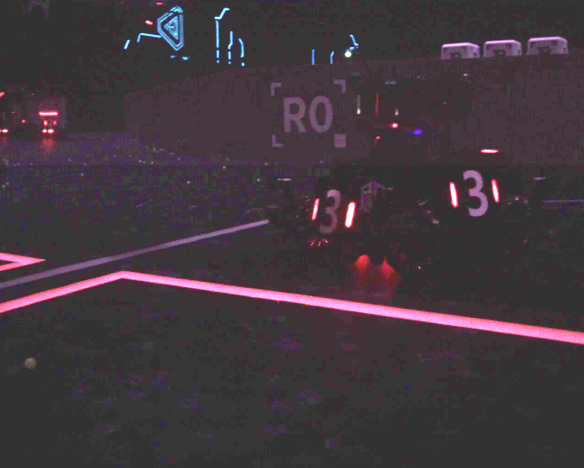
//> input picture 1.png, 584 x 468 px
$ ./main   (built with g++ and OpenCV 4)
//> lines starting //> are read from the running program, lines starting //| are printed output that depends on the picture; after the words box and inside, x2 and y2 are one past the last pixel; in counts of white or black regions, pixels touching at a corner belong together
//> further down, srcImg is the input picture: 468 rows x 584 cols, CV_8UC3; mean B, G, R 62, 55.2, 66
### include/numeric_rm.h
/* *********************************************************
Description:
	frame_counteric operations and comparisons
	数值操作和比较
Authors:
	Binyan Hu, <binyan_hu@qq.com>
	Renjie Cui, <773987208@qq.com>
Create Date:
	2017 - 10 - 31
History:
	2018 - 01 - 26 添加polyval polyfit函数

************************************************************ */
#pragma once

#include<opencv2/opencv.hpp>
#include<numeric>
#include <vector>
#include<array>

namespace rmnum
{
/*
	val1 approximately equal to val2 within relative tolerance
	相对误差约等于
*/
template<typename InputValType1, typename InputValType2, typename ToleranceType>
// [4 lines left out: function relApproxEqual, not called in this run]

/*
	val1 approximately equal to val2 within absolute tolerance
	绝对误差约等于
*/
template<typename InputValType1, typename InputValType2, typename ToleranceType>
// [4 lines left out: function absApproxEqual, not called in this run]

template<typename InputValType1, typename InputValType2, typename ToleranceType>
// [4 lines left out: function absApproxEqual, not called in this run]
/*
	get mean of a frame_countber array
	数组的均值
*/
template<typename ValType>
// [4 lines left out: function mean, not called in this run]

/*
	多项式曲线拟合，与matlab的同名函数功能相同
*/
std::vector<float> polyfit(const std::vector<float> &x, const std::vector<float> &y, unsigned int n);

/*
	多项式数值计算，与matlab的同名函数功能相同，p为多项式系数（降幂），mean为x的均值（中心化时使用），std为标准差（中心化时使用）
*/
std::vector<float> polyval(const std::vector<float> &p, const std::vector<float> &x);
std::vector<float> polyval(const std::vector<float> &p, const std::vector<float> &x, float mean, float std);

}

### include/opencv_extended.h
#pragma once

#include<opencv2/opencv.hpp>
#include<vector>
#include<array>

namespace cv
{
/*
*	@Brief: Translate a coordination
*/
template<typename T1, typename T2>
inline Point_<T1> operator/(const cv::Point_<T1>& pt, const T2 den)
{
	return Point_<T1>(pt.x / den, pt.y / den);
}

typedef cv::Rect_<float> Rect2f;

/*
*	@Brief: Translate a rotated rectangle
*/
template<typename T>
cv::RotatedRect operator+(const cv::RotatedRect& rec, const cv::Point_<T>& pt)
{
	return cv::RotatedRect(cv::Point2f(rec.center.x + pt.x, rec.center.y + pt.y), rec.size, rec.angle);
}
}


namespace cvex
{
const cv::Scalar BLUE(255, 0, 0);
const cv::Scalar GREEN(0, 255, 0);
const cv::Scalar RED(0, 0, 255);
const cv::Scalar MAGENTA(255, 0, 255);
const cv::Scalar YELLOW(0, 255, 255);
const cv::Scalar CYAN(255, 255, 0);
const cv::Scalar WHITE(255, 255, 255);

/*
*	@Brief: Get the euclidean distacne of two points
*/
template<typename T>
float distance(const cv::Point_<T>& pt1, const cv::Point_<T>& pt2)
{
	return std::sqrt(std::pow((pt1.x - pt2.x), 2) + std::pow((pt1.y - pt2.y), 2));
}

/*
*	@Brief: Get manhattan distance of two points, i.e., |△x+△y|.
*/
template<typename T>
// [4 lines left out: function distanceManhattan, not called in this run]

/*
*	@Brief: get the cross point of two lines
*/
template<typename ValType>
const cv::Point2f crossPointOf(const std::array<cv::Point_<ValType>, 2>& line1, const std::array<cv::Point_<ValType>, 2>& line2)
{
	ValType a1 = line1[0].y - line1[1].y;
	ValType b1 = line1[1].x - line1[0].x;
	ValType c1 = line1[0].x*line1[1].y - line1[1].x*line1[0].y;

	ValType a2 = line2[0].y - line2[1].y;
	ValType b2 = line2[1].x - line2[0].x;
	ValType c2 = line2[0].x*line2[1].y - line2[1].x*line2[0].y;

	ValType d = a1 * b2 - a2 * b1;

	if(d == 0.0)
	{
		return cv::Point2f(FLT_MAX, FLT_MAX);
	}
	else
	{
		return cv::Point2f(float(b1*c2 - b2 * c1) / d, float(c1*a2 - c2 * a1) / d);
	}
}
// [6 lines left out: function crossPointOf, not called in this run]

/*template<typename ValType>
const cv::Point2f crossPointOf(std::initializer_list<ValType> line1, std::initializer_list<ValType> line2)
{
	ValType a1 = line1[0].y - line1[1].y;
	ValType b1 = line1[1].x - line1[0].x;
	ValType c1 = line1[0].x*line1[1].y - line1[1].x*line1[0].y;

	ValType a2 = line2[0].y - line2[1].y;
	ValType b2 = line2[1].x - line2[0].x;
	ValType c2 = line2[0].x*line2[1].y - line2[1].x*line2[0].y;

	ValType d = a1 * b2 - a2 * b1;

	if (d == 0.0)
	{
		return cv::Point2f(0.0, 0.0);
	}

	return cv::Point2f(float(b1*c2 - b2 * c1) / d, float(c1*a2 - c2 * a1) / d);
}*/

/*
*
*/
template<typename T1, typename T2>
// [10 lines left out: function scaleRect, not called in this run]

/*
*	@Brief: shows the histogram of an image
*/
void showHist(const cv::Mat img);

void rotatedRectangle(cv::Mat& img, const cv::RotatedRect& rec, const cv::Scalar & color);

/*
*	@Brief: Draw a single contour
*	@Input: @contour: contour must be Mat or vector<Point>
*/
template<typename ContourType>
void showContour(const std::string& windowName,
				 const cv::Mat& srcImg,
				 cv::Mat&dstImg,
				 ContourType contour,
				 const cv::Scalar& color,
				 const int waitTime = -1,
				 const cv::Point offset = cv::Point(0, 0))
{
	if(srcImg.channels() == 1)	cvtColor(srcImg, dstImg, cv::COLOR_GRAY2BGR);
	else if(srcImg.data != dstImg.data) srcImg.copyTo(dstImg);

	cv::drawContours(dstImg, std::vector<ContourType>{contour}, -1, color, 1, 8, cv::noArray(), INT_MAX, offset);

	cv::imshow(windowName, dstImg);
	if(waitTime >= 0)
	{
		cv::waitKey(waitTime);
	}
}

/*
*	@Brief: Draw a contours
*	@Input: @contour: contour  must be Mat or vector<Point>
*/
template<typename ContoursType>
// [19 lines left out: function showContours, not called in this run]

template <typename RecType, bool = std::is_pointer<RecType>::value>
struct showRectangle_wrapper
{};

template <typename RecType>
struct showRectangle_wrapper<RecType, true>
{
	// [20 lines left out: function showRectangle, not called in this run]
};

template <typename RecType>
struct showRectangle_wrapper<RecType, false>
{
	// [19 lines left out: function showRectangle, not called in this run]

};

template <typename RecType>
// [11 lines left out: function showRectangle, not called in this run]

template <typename RecsContainer, bool = std::is_pointer<RecsContainer>::value>
struct showRecs_wrapper
{};

template <typename Recs>
struct showRecs_wrapper<Recs, true>
{
	// [23 lines left out: function showRectangles, not called in this run]
};

template <typename Recs>
struct showRecs_wrapper<Recs, false>
{
	// [22 lines left out: function showRectangles, not called in this run]
};


template <typename RecsContainer>
// [12 lines left out: function showRectangles, not called in this run]

/*
template<typename RecsContainer>
void showRectangles(const std::string& windowName,
					RecsContainer&& recs_or_recPtrs,
					const cv::Mat& srcImg, cv::Mat& dstImg,
					const cv::Scalar& color = cv::Scalar(255, 255, 255),
					const int waitTime = -1,
					const cv::Point offset = cv::Point(0, 0))
{
	if (srcImg.channels() == 1)	cvtColor(srcImg, dstImg, cv::COLOR_GRAY2BGR);
	else if (srcImg.data != dstImg.data) srcImg.copyTo(dstImg);

	for (const auto& rec : recs_or_recPtrs)
	{
		if constexpr (std::is_pointer_v<decltype(rec)>)
		{
			rotatedRectangle(dstImg, (*rec) + offset, color);
		}
		else
		{
			rotatedRectangle(dstImg, rec + offset, color);
		}
	}
	cv::imshow(windowName, dstImg);
	if (waitTime >= 0)
	{
		cv::waitKey(waitTime);
	}
}
*/

template<typename T>
// [13 lines left out: function drawCrossing, not called in this run]


}

### include/General.h
#pragma once

namespace rm
{

enum ColorChannels
{
	BLUE = 0,
	GREEN = 1,
	RED = 2
};

enum ObjectType
{
	UNKNOWN_ARMOR = 0,
	SMALL_ARMOR = 1,
	BIG_ARMOR = 2,
	MINI_RUNE = 3,
	GREAT_RUNE = 4
};


}

### include/ArmorDetector.h
/**************************************************************

MIT License

Copyright (c) 2018 SEU-SuperNova-CVRA

Permission is hereby granted, free of charge, to any person obtaining a copy
of this software and associated documentation files (the "Software"), to deal
in the Software without restriction, including without limitation the rights
to use, copy, modify, merge, publish, distribute, sublicense, and/or sell
copies of the Software, and to permit persons to whom the Software is
furnished to do so, subject to the following conditions:

The above copyright notice and this permission notice shall be included in all
copies or substantial portions of the Software.

THE SOFTWARE IS PROVIDED "AS IS", WITHOUT WARRANTY OF ANY KIND, EXPRESS OR
IMPLIED, INCLUDING BUT NOT LIMITED TO THE WARRANTIES OF MERCHANTABILITY,
FITNESS FOR A PARTICULAR PURPOSE AND NONINFRINGEMENT. IN NO EVENT SHALL THE
AUTHORS OR COPYRIGHT HOLDERS BE LIABLE FOR ANY CLAIM, DAMAGES OR OTHER
LIABILITY, WHETHER IN AN ACTION OF CONTRACT, TORT OR OTHERWISE, ARISING FROM,
OUT OF OR IN CONNECTION WITH THE SOFTWARE OR THE USE OR OTHER DEALINGS IN THE
SOFTWARE.

Authors:	Rick_Hang, <213162574@seu.edu.cn>
		BinYan Hu
**************************************************************/
#pragma once
#include<opencv2/opencv.hpp>
#include<array>
#include"General.h"
#include<opencv2/ml.hpp>

/**************************************************************
 * DEBUG_PRETREATMENT 	only shows the image after the simple pretreatment
 * DEBUG_DETECTION	record the info of:
 * 				    	// roi area						: yellow
 * 					// all the possible light bars				: magenta
 * 					// the possible light pairs(DEBUG_PAIR overlapped)	: cyan
 *					// the vertex of possible armor areas			: white
 * 					// the vertex of result armor areas			: green
 * SHOW_RESULT		only shows the detection result(show the vertex of armors)		: green
 * GET_ARMOR_PIC	collect the samples of armor area
 *
 * Notice:		1. all the macro definition can be used individually
 * 			2. if you want to focus on particular part of processing, I suggest commenting all the
 * 			   unrelated part of DEBUG_DETECTION in .cpp. Or you can just rewrite the debug interactive mode.
 * 			3. remeber to change the path of pictures if using GET_ARMOR_PIC
 **************************************************************/
//#define DEBUG_PRETREATMENT
//#define DEBUG_DETECTION
#define SHOW_RESULT
//#define GET_ARMOR_PIC

namespace rm
{

/*
*	This struct store all parameters(svm excluded) of armor detection
*/
struct ArmorParam
{
	//Pre-treatment
	int brightness_threshold;
	int color_threshold;
	float light_color_detect_extend_ratio;

	//Filter lights
	float light_min_area;
	float light_max_angle;
	float light_min_size;
	float light_contour_min_solidity;
    float light_max_ratio;

	//Filter pairs
	float light_max_angle_diff_;
	float light_max_height_diff_ratio_; // hdiff / max(r.length, l.length)
	float light_max_y_diff_ratio_;  // ydiff / max(r.length, l.length)
	float light_min_x_diff_ratio_;

	//Filter armor
	float armor_big_armor_ratio;
	float armor_small_armor_ratio;
	float armor_min_aspect_ratio_;
	float armor_max_aspect_ratio_;

	//other params
	float sight_offset_normalized_base;
	float area_normalized_base;
	int enemy_color;
	int max_track_num = 3000;

	/*
	*	@Brief: 为各项参数赋默认值
	*/
	inline ArmorParam()
	{
		//pre-treatment
		brightness_threshold = 210;
		color_threshold = 40;
		light_color_detect_extend_ratio = 1.1;

		// Filter lights
		light_min_area = 10;
		light_max_angle = 45.0;
		light_min_size = 5.0;
		light_contour_min_solidity = 0.5;
        	light_max_ratio = 1.0;

		// Filter pairs
        	light_max_angle_diff_ = 7.0; //20
        	light_max_height_diff_ratio_ = 0.2; //0.5
		light_max_y_diff_ratio_ = 2.0; //100
		light_min_x_diff_ratio_ = 0.5; //100

		// Filter armor
		armor_big_armor_ratio = 3.2;
		armor_small_armor_ratio = 2;
		//armor_max_height_ = 100.0;
		//armor_max_angle_ = 30.0;
		armor_min_aspect_ratio_ = 1.0;
		armor_max_aspect_ratio_ = 5.0;

		//other params
		sight_offset_normalized_base = 200;
		area_normalized_base = 1000;
		enemy_color = BLUE;
	}
};

/*
*   This class describes the info of lights, including angle level, width, length, score
*/
class LightDescriptor
{
public:
	inline LightDescriptor() {};
	inline LightDescriptor(const cv::RotatedRect& light)
	{
		width = light.size.width;
		length = light.size.height;
		center = light.center;
		angle = light.angle;
		area = light.size.area();
	}
	inline const LightDescriptor& operator =(const LightDescriptor& ld)
	{
		this->width = ld.width;
		this->length = ld.length;
		this->center = ld.center;
		this->angle = ld.angle;
		this->area = ld.area;
		return *this;
	}

	/*
	*	@Brief: return the light as a cv::RotatedRect object
	*/
	inline cv::RotatedRect rec() const
	{
		return cv::RotatedRect(center, cv::Size2f(width, length), angle);
	}

public:
	float width;
	float length;
	cv::Point2f center;
	float angle;
	float area;
};

/*
* 	This class describes the armor information, including maximum bounding box, vertex and so on
*/
class ArmorDescriptor
{
public:
	/*
	*	@Brief: Initialize with all 0
	*/
	inline ArmorDescriptor();

	/*
	*	@Brief: calculate the rest of information(except for match&final score)of ArmroDescriptor based on:
			l&r light, part of members in ArmorDetector, and the armortype(for the sake of saving time)
	*	@Calls: ArmorDescriptor::getFrontImg()
	*/
	ArmorDescriptor(const LightDescriptor& lLight, const LightDescriptor& rLight, const int armorType, const cv::Mat& srcImg, const float rotationScore, ArmorParam param);

	/*
	*	@Brief: empty the object
	*	@Called :ArmorDetection._targetArmor
	*/
	// [12 lines left out: function clear, not called in this run]

	/*
	*	@Brief: get the front img(prespective transformation) of armor(if big, return the middle part)
	*	@Inputs: grayImg of roi
	*	@Outputs: store the front img to ArmorDescriptor's public
	*/
	void getFrontImg(const cv::Mat& grayImg);

	/*
	*	@Return: if the centeral pattern belong to an armor
	*/
    	bool isArmorPattern() const;

public:
	std::array<cv::RotatedRect, 2> lightPairs; //0 left, 1 right
	float sizeScore;		//S1 = e^(size)
	float distScore;		//S2 = e^(-offset)
	float rotationScore;		//S3 = -(ratio^2 + yDiff^2)
	float finalScore;

	std::vector<cv::Point2f> vertex; //four vertex of armor area, lihgt bar area exclued!!
    	cv::Mat frontImg; //front img after prespective transformation from vertex,1 channel gray img

	//	0 -> small
	//	1 -> big
	//	-1 -> unkown
	int type;
};

/*
*	This class implement all the functions of detecting the armor
*/
class ArmorDetector
{
public:
	/*
	*	flag for the detection result
	*/
	enum ArmorFlag
	{
		ARMOR_NO = 0,		// not found
		ARMOR_LOST = 1,		// lose tracking
		ARMOR_GLOBAL = 2,	// armor found globally
		ARMOR_LOCAL = 3		// armor found locally(in tracking mode)
	};

public:
    ArmorDetector();
	ArmorDetector(const ArmorParam& armorParam);
    ~ArmorDetector(){}

	/*
	*	@Brief: Initialize the armor parameters
	*	@Others: API for client
	*/
	void init(const ArmorParam& armorParam);

	/*
	*	@Brief: set the enemy's color
	*	@Others: API for client
	*/
	inline void setEnemyColor(int enemy_color)
	{
		_enemy_color = enemy_color;
		_self_color = enemy_color == BLUE ? RED : BLUE;
	}

	/*
	*	@Brief: load image and set tracking roi
	*	@Input: frame
	*	@Others: API for client
	*/
	void loadImg(const cv::Mat&  srcImg);

	/*
	*	@Brief: core of detection algrithm, include all the main detection process
	*	@Outputs: ALL the info of detection result
	*	@Return: See enum ArmorFlag
	*	@Others: API for client
	*/
	int detect();

	/*
	*	@Brief: get the vertex of armor
	*	@Return: vector of four cv::point2f object
	*	@Notice: Order->left-top, right-top, right-bottom, left-bottom
	*	@Others: API for client
	*/
	const std::vector<cv::Point2f> getArmorVertex() const;

	/*
	*	@Brief: returns the type of the armor
	*	@Return: 0 for small armor, 1 for big armor
	*	@Others: API for client
	*/
    	int getArmorType() const;

#if defined(DEBUG_DETECTION) || defined(SHOW_RESULT)
	void showDebugImg() const;
#endif // DEBUG_DETECTION || SHOW_RESULT

private:
	ArmorParam _param;
	int _enemy_color;
	int _self_color;

	cv::Rect _roi; //relative coordinates

	cv::Mat _srcImg; //source img
	cv::Mat _roiImg; //roi from the result of last frame
	cv::Mat _grayImg; //gray img of roi

	int _trackCnt = 0;

	std::vector<ArmorDescriptor> _armors;

	ArmorDescriptor _targetArmor; //relative coordinates

	int _flag;
	bool _isTracking;


#if defined(DEBUG_DETECTION) || defined(SHOW_RESULT)
	std::string _debugWindowName;
	cv::Mat _debugImg;
#endif // DEBUG_DETECTION || SHOW_RESULT

#ifdef GET_ARMOR_PIC
	int _allCnt = 0;
#endif // GET_ARMOR_PIC

};

}

### ArmorDetector.cpp
/**************************************************************

MIT License

Copyright (c) 2018 SEU-SuperNova-CVRA

Permission is hereby granted, free of charge, to any person obtaining a copy
of this software and associated documentation files (the "Software"), to deal
in the Software without restriction, including without limitation the rights
to use, copy, modify, merge, publish, distribute, sublicense, and/or sell
copies of the Software, and to permit persons to whom the Software is
furnished to do so, subject to the following conditions:

The above copyright notice and this permission notice shall be included in all
copies or substantial portions of the Software.

THE SOFTWARE IS PROVIDED "AS IS", WITHOUT WARRANTY OF ANY KIND, EXPRESS OR
IMPLIED, INCLUDING BUT NOT LIMITED TO THE WARRANTIES OF MERCHANTABILITY,
FITNESS FOR A PARTICULAR PURPOSE AND NONINFRINGEMENT. IN NO EVENT SHALL THE
AUTHORS OR COPYRIGHT HOLDERS BE LIABLE FOR ANY CLAIM, DAMAGES OR OTHER
LIABILITY, WHETHER IN AN ACTION OF CONTRACT, TORT OR OTHERWISE, ARISING FROM,
OUT OF OR IN CONNECTION WITH THE SOFTWARE OR THE USE OR OTHER DEALINGS IN THE
SOFTWARE.

Authors:	Rick_Hang, <213162574@seu.edu.cn>
		BinYan Hu
**************************************************************/
#include"ArmorDetector.h"
#include<iostream>
#include<vector>
#include<math.h>
#include<string>

#include"opencv_extended.h"
#include"numeric_rm.h"

using namespace std;
using namespace cv;
using namespace cv::ml;

namespace rm
{

enum
{
	WIDTH_GREATER_THAN_HEIGHT,
	ANGLE_TO_UP
};
/*
*	@Brief:		// regulate the rotated rect
*	@Input:		// rotated rec
*				// regulation mode
*	@Return:	// regulated rec
*/
cv::RotatedRect& adjustRec(cv::RotatedRect& rec, const int mode)
{
	using std::swap;

	float& width = rec.size.width;
	float& height = rec.size.height;
	float& angle = rec.angle;

	if(mode == WIDTH_GREATER_THAN_HEIGHT)
	{
		if(width < height)
		{
			swap(width, height);
			angle += 90.0;
		}
	}

	while(angle >= 90.0) angle -= 180.0;
	while(angle < -90.0) angle += 180.0;

	if(mode == ANGLE_TO_UP)
	{
		if(angle >= 45.0)
		{
			swap(width, height);
			angle -= 90.0;
		}
		else if(angle < -45.0)
		{
			swap(width, height);
			angle += 90.0;
		}
	}

	return rec;
}


ArmorDescriptor::ArmorDescriptor()
{
	rotationScore = 0;
	sizeScore = 0;
	vertex.resize(4);
	for(int i = 0; i < 4; i++)
	{
		vertex[i] = cv::Point2f(0, 0);
	}
	type = UNKNOWN_ARMOR;
}

ArmorDescriptor::ArmorDescriptor(const LightDescriptor & lLight, const LightDescriptor & rLight, const int armorType, const cv::Mat & grayImg, float rotaScore, ArmorParam _param)
{
	//handle two lights
	lightPairs[0] = lLight.rec();
	lightPairs[1] = rLight.rec();

	cv::Size exLSize(int(lightPairs[0].size.width), int(lightPairs[0].size.height * 2));
	cv::Size exRSize(int(lightPairs[1].size.width), int(lightPairs[1].size.height * 2));
	cv::RotatedRect exLLight(lightPairs[0].center, exLSize, lightPairs[0].angle);
	cv::RotatedRect exRLight(lightPairs[1].center, exRSize, lightPairs[1].angle);

	cv::Point2f pts_l[4];
	exLLight.points(pts_l);
	cv::Point2f upper_l = pts_l[2];
	cv::Point2f lower_l = pts_l[3];

	cv::Point2f pts_r[4];
	exRLight.points(pts_r);
	cv::Point2f upper_r = pts_r[1];
	cv::Point2f lower_r = pts_r[0];

	vertex.resize(4);
	vertex[0] = upper_l;
	vertex[1] = upper_r;
	vertex[2] = lower_r;
	vertex[3] = lower_l;

	//set armor type
	type = armorType;

	//get front view
	getFrontImg(grayImg);
	rotationScore = rotaScore;

	// calculate the size score
	float normalized_area = contourArea(vertex) / _param.area_normalized_base;
	sizeScore = exp(normalized_area);

	// calculate the distance score
	Point2f srcImgCenter(grayImg.cols / 2, grayImg.rows / 2);
	float sightOffset = cvex::distance(srcImgCenter, cvex::crossPointOf(array<Point2f, 2>{vertex[0],vertex[2]}, array<Point2f, 2>{vertex[1],vertex[3]}));
	distScore = exp(-sightOffset / _param.sight_offset_normalized_base);

}

void ArmorDescriptor::getFrontImg(const Mat& grayImg)
{
	using cvex::distance;
	const Point2f&
		tl = vertex[0],
		tr = vertex[1],
		br = vertex[2],
		bl = vertex[3];

	int width, height;
	if(type == BIG_ARMOR)
	{
		width = 92;
		height = 50;
	}
	else
	{
		width = 50;
		height = 50;
	}

	Point2f src[4]{Vec2f(tl), Vec2f(tr), Vec2f(br), Vec2f(bl)};
	Point2f dst[4]{Point2f(0.0, 0.0), Point2f(width, 0.0), Point2f(width, height), Point2f(0.0, height)};
	const Mat perspMat = getPerspectiveTransform(src, dst);
	cv::warpPerspective(grayImg, frontImg, perspMat, Size(width, height));
}


// [10 lines left out: function ArmorDetector, not called in this run]

ArmorDetector::ArmorDetector(const ArmorParam & armorParam)
{
	_param = armorParam;
	_flag = ARMOR_NO;
	_roi = Rect(cv::Point(0, 0), _srcImg.size());
	_isTracking = false;

#if defined(DEBUG_DETECTION) || defined(SHOW_RESULT)
	_debugWindowName = "debug info";
#endif // DEBUG_DETECTION || SHOW_RESULT
}

// [4 lines left out: function init, not called in this run]

void ArmorDetector::loadImg(const cv::Mat & srcImg)
{
	_srcImg = srcImg;

#if defined(DEBUG_DETECTION) || defined(SHOW_RESULT)
	_debugImg = srcImg.clone();
#endif // DEBUG_DETECTION || SHOW_RESULT

	Rect imgBound = Rect(cv::Point(0, 0), _srcImg.size());

    if(_flag == ARMOR_LOCAL && _trackCnt != _param.max_track_num)
    {
        cv::Rect bRect = boundingRect(_targetArmor.vertex) + _roi.tl();
        bRect = cvex::scaleRect(bRect, Vec2f(3,2));	//以中心为锚点放大2倍
        _roi = bRect & imgBound;
        _roiImg = _srcImg(_roi).clone();
    }
    else
    {
		_roi = imgBound;
		_roiImg = _srcImg.clone();
		_trackCnt = 0;
    }

#ifdef DEBUG_DETECTION
	rectangle(_debugImg, _roi, cvex::YELLOW);
#endif // DEBUG_DETECTION
}


int ArmorDetector::detect()
{
	/*
	*	Detect lights and build light bars' desciptors
	*/
	_armors.clear();
	std::vector<LightDescriptor> lightInfos;
	{
		/*
		*	pre-treatment
		*/
		cv::Mat binBrightImg;
        cvtColor(_roiImg, _grayImg, COLOR_BGR2GRAY, 1);
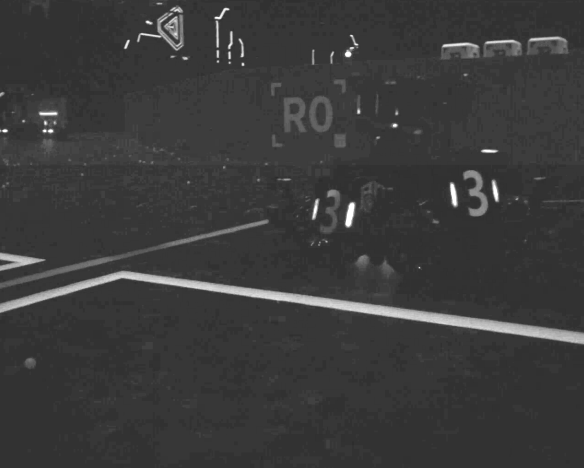
//> _grayImg: 468 rows x 584 cols, CV_8UC1; min 44, max 255, mean 59.2
		cv::threshold(_grayImg, binBrightImg, _param.brightness_threshold, 255, cv::THRESH_BINARY);
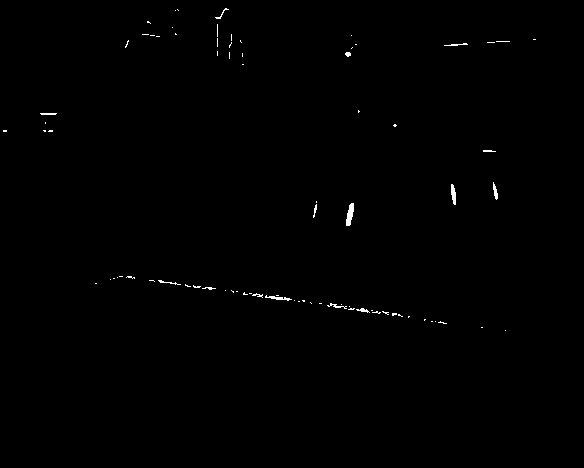
//> binBrightImg: 468 rows x 584 cols, CV_8UC1; 0.35% white in thin lines or dots, all inside (x1, y1, x2, y2) = (3, 8, 536, 331)

        cv::Mat element = cv::getStructuringElement(cv::MORPH_ELLIPSE, cv::Size(3, 3));
        dilate(binBrightImg, binBrightImg, element);
//> binBrightImg: 468 rows x 584 cols, CV_8UC1; 0.81% white; 51 white regions (23 under 20 px)

    #ifdef DEBUG_PRETREATMENT
        imshow("brightness_binary", binBrightImg);
        waitKey();
    #endif // DEBUG_PRETREATMENT

		/*
		*	find and filter light bars
		*/
		vector<vector<Point>> lightContours;
		cv::findContours(binBrightImg.clone(), lightContours, cv::RETR_EXTERNAL, cv::CHAIN_APPROX_SIMPLE);
//> lightContours = 51 contours, 30 with area under 20; largest, box (x1, y1, x2, y2) and area: (326, 302, 390, 316) 199, (242, 291, 296, 302) 169, (345, 202, 355, 227) 144, (450, 183, 457, 206) 98, (184, 283, 217, 291) 76
//> (the rest of the program and of its run is left out)
